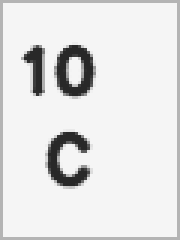
#> input picture data/templates/10_clubs.png, 60 x 80 px (shown 3 times larger); its folder holds only this picture in this run
$ python demo_detection.py
#> lines starting #> are read from the running program, lines starting #| are printed output that depends on the picture; after the words box and inside, x2 and y2 are one past the last pixel; in counts of white or black regions, pixels touching at a corner belong together
### src/detection/template_matcher.py
"""Template-based card detection using OpenCV matchTemplate.

Loads card reference templates from a directory and matches them
against input frames to detect playing cards.  Supports multi-scale
matching, configurable IoU-based NMS, and optional colour matching.
"""

from __future__ import annotations

import logging
from pathlib import Path

import cv2
import numpy as np

from src.detection.card import DetectedCard, Rank, Suit

logger = logging.getLogger(__name__)

# Mapping from filename components to enums
_RANK_MAP: dict[str, Rank] = {
    "2": Rank.TWO,
    "3": Rank.THREE,
    "4": Rank.FOUR,
    "5": Rank.FIVE,
    "6": Rank.SIX,
    "7": Rank.SEVEN,
    "8": Rank.EIGHT,
    "9": Rank.NINE,
    "10": Rank.TEN,
    "jack": Rank.JACK,
    "queen": Rank.QUEEN,
    "king": Rank.KING,
    "ace": Rank.ACE,
}

_SUIT_MAP: dict[str, Suit] = {
    "hearts": Suit.HEARTS,
    "diamonds": Suit.DIAMONDS,
    "clubs": Suit.CLUBS,
    "spades": Suit.SPADES,
}


# [33 lines left out: function _compute_iou, not called in this run]


def _non_max_suppression(
    detections: list[DetectedCard],
    iou_threshold: float = 0.3,
) -> list[DetectedCard]:
    """Filter overlapping detections, keeping the highest-confidence one.

    Args:
        detections: List of detected cards to filter.
        iou_threshold: IoU threshold above which detections are suppressed.

    Returns:
        Filtered list of detected cards.
    """
    if not detections:
        return []

    # Sort by confidence descending
    sorted_dets = sorted(detections, key=lambda d: d.confidence, reverse=True)
    kept: list[DetectedCard] = []

    for det in sorted_dets:
        suppress = False
        for kept_det in kept:
            if _compute_iou(det.bounding_box, kept_det.bounding_box) > iou_threshold:
                suppress = True
                break
        if not suppress:
            kept.append(det)

    return kept


# [19 lines left out: function _calibrate_confidence, not called in this run]


class TemplateMatcher:
    """Card detection engine using OpenCV template matching.

    Supports loading templates from flat or multi-scale directory
    layouts, running matching in grayscale or colour mode, and
    applying configurable non-maximum suppression.

    Attributes:
        templates: Mapping of ``(Rank, Suit)`` to list of grayscale
            template arrays (one per loaded scale).
        color_templates: Mapping of ``(Rank, Suit)`` to list of BGR
            template arrays (populated only when colour matching is used).
    """

    def __init__(
        self,
        template_dir: str | Path,
        *,
        multiscale: bool = False,
    ) -> None:
        """Initialize the matcher by loading templates from a directory.

        Args:
            template_dir: Path to directory containing template images.
                Expected naming: ``{rank}_{suit}.png`` (e.g.,
                ``ace_spades.png``).  When *multiscale* is ``True``,
                subdirectories named by scale (``small/``, ``medium/``,
                ``large/``) are also scanned.
            multiscale: If ``True``, load templates from scale
                subdirectories as well.

        Raises:
            FileNotFoundError: If the template directory does not exist.
        """
        self.template_dir = Path(template_dir)
        if not self.template_dir.is_dir():
            raise FileNotFoundError(
                f"Template directory not found: {self.template_dir}"
            )

        self.templates: dict[tuple[Rank, Suit], list[np.ndarray]] = {}
        self.color_templates: dict[tuple[Rank, Suit], list[np.ndarray]] = {}
        self._multiscale = multiscale
        self._load_templates()

    # ------------------------------------------------------------------
    # Template loading
    # ------------------------------------------------------------------

    def _load_templates(self) -> None:
        """Load PNG template images from the template directory."""
        loaded = self._load_from_dir(self.template_dir)

        if self._multiscale:
            for subdir in sorted(self.template_dir.iterdir()):
                if subdir.is_dir():
                    loaded += self._load_from_dir(subdir)

        logger.info(
            "Loaded %d card template images from %s (multiscale=%s)",
            loaded, self.template_dir, self._multiscale,
        )

    def _load_from_dir(self, directory: Path) -> int:
        """Load templates from a single directory.

        Returns:
            Number of templates loaded from this directory.
        """
        loaded = 0
        for path in sorted(directory.glob("*.png")):
            stem = path.stem
            parts = stem.rsplit("_", 1)
            if len(parts) != 2:
                logger.warning("Skipping unrecognized template file: %s", path.name)
                continue

            rank_str, suit_str = parts
            rank = _RANK_MAP.get(rank_str)
            suit = _SUIT_MAP.get(suit_str)

            if rank is None or suit is None:
                logger.warning("Skipping unrecognized template file: %s", path.name)
                continue

            color_img = cv2.imread(str(path), cv2.IMREAD_COLOR)
            if color_img is None:
                logger.warning("Failed to read template image: %s", path)
                continue

            gray_img = cv2.cvtColor(color_img, cv2.COLOR_BGR2GRAY)

            key = (rank, suit)
            self.templates.setdefault(key, []).append(gray_img)
            self.color_templates.setdefault(key, []).append(color_img)
            loaded += 1

        return loaded

    # ------------------------------------------------------------------
    # Detection
    # ------------------------------------------------------------------

    def detect_cards(
        self,
        frame: np.ndarray,
        threshold: float = 0.8,
        iou_threshold: float = 0.3,
        *,
        use_color: bool = False,
        calibrate: bool = False,
    ) -> list[DetectedCard]:
        """Detect cards in a frame using template matching.

        When multi-scale templates are loaded each scale variant is
        tried and the best match across scales is kept (NMS removes
        duplicate detections at overlapping positions).

        Args:
            frame: Input image as a BGR (or grayscale) numpy array.
            threshold: Minimum raw confidence score to consider a match
                (0.0-1.0).  When *calibrate* is ``True`` this is
                applied after calibration.
            iou_threshold: IoU threshold for non-maximum suppression.
            use_color: If ``True`` match against colour templates
                (slower but may improve accuracy for suits).
            calibrate: If ``True`` apply confidence calibration to
                raw matchTemplate scores before thresholding.

        Returns:
            List of detected cards sorted by confidence descending.
        """
        if frame.size == 0 or not self.templates:
            return []

        # Prepare frame in the appropriate colour space
        if use_color:
            if len(frame.shape) == 2:
                frame_match = cv2.cvtColor(frame, cv2.COLOR_GRAY2BGR)
            else:
                frame_match = frame
            template_source = self.color_templates
        else:
            if len(frame.shape) == 3:
                frame_match = cv2.cvtColor(frame, cv2.COLOR_BGR2GRAY)
            else:
                frame_match = frame
            template_source = self.templates

        detections: list[DetectedCard] = []

        for (rank, suit), tmpl_list in template_source.items():
            for template in tmpl_list:
                new_dets = self._match_single_template(
                    frame_match, template, rank, suit,
                    threshold=threshold,
                    calibrate=calibrate,
                )
                detections.extend(new_dets)

        filtered = _non_max_suppression(detections, iou_threshold=iou_threshold)
        return sorted(filtered, key=lambda d: d.confidence, reverse=True)

    def _match_single_template(
        self,
        frame: np.ndarray,
        template: np.ndarray,
        rank: Rank,
        suit: Suit,
        *,
        threshold: float,
        calibrate: bool,
    ) -> list[DetectedCard]:
        """Run matchTemplate for one template image.

        Args:
            frame: Prepared frame (grayscale or BGR matching template).
            template: Template image array.
            rank: Rank of the card this template represents.
            suit: Suit of the card this template represents.
            threshold: Minimum score to keep.
            calibrate: Whether to apply confidence calibration.

        Returns:
            List of raw (pre-NMS) detections.
        """
        th, tw = template.shape[:2]
        fh, fw = frame.shape[:2]

        if th > fh or tw > fw:
            return []

        method = cv2.TM_CCOEFF_NORMED
        result = cv2.matchTemplate(frame, template, method)

        locations = np.where(result >= (0.5 if calibrate else threshold))
        dets: list[DetectedCard] = []

        for y, x in zip(locations[0], locations[1]):
            raw_score = float(result[y, x])
            if calibrate:
                confidence = _calibrate_confidence(raw_score, method)
            else:
                confidence = raw_score

            if confidence < threshold:
                continue

            dets.append(
                DetectedCard(
                    rank=rank,
                    suit=suit,
                    confidence=confidence,
                    bounding_box=(int(x), int(y), tw, th),
                )
            )

        return dets

    # [54 lines left out: function detect_in_region, not called in this run]

### src/detection/card.py
"""Card data models for the detection subsystem.

Defines enums for card suits and ranks, plus dataclasses for
representing detected cards with confidence scores and locations.
"""

from __future__ import annotations

from dataclasses import dataclass
from enum import Enum


class Suit(Enum):
    """Playing card suits."""

    HEARTS = "hearts"
    DIAMONDS = "diamonds"
    CLUBS = "clubs"
    SPADES = "spades"

    @property
    def symbol(self) -> str:
        """Return Unicode symbol for the suit."""
        symbols = {
            Suit.HEARTS: "\u2665",
            Suit.DIAMONDS: "\u2666",
            Suit.CLUBS: "\u2663",
            Suit.SPADES: "\u2660",
        }
        return symbols[self]

    @property
    def color(self) -> tuple[int, int, int]:
        """Return BGR color tuple for the suit."""
        if self in (Suit.HEARTS, Suit.DIAMONDS):
            return (0, 0, 200)  # Red in BGR
        return (0, 0, 0)  # Black in BGR


class Rank(Enum):
    """Playing card ranks."""

    TWO = "2"
    THREE = "3"
    FOUR = "4"
    FIVE = "5"
    SIX = "6"
    SEVEN = "7"
    EIGHT = "8"
    NINE = "9"
    TEN = "10"
    JACK = "J"
    QUEEN = "Q"
    KING = "K"
    ACE = "A"


@dataclass(frozen=True)
class Card:
    """A playing card with suit and rank.

    Attributes:
        rank: The card's rank (2-A).
        suit: The card's suit (hearts, diamonds, clubs, spades).
    """

    rank: Rank
    suit: Suit

    def __str__(self) -> str:
        return f"{self.rank.value}{self.suit.symbol}"

    # [19 lines left out: function name, not called in this run]


@dataclass(frozen=True)
class DetectedCard:
    """A card detected in a frame with location and confidence.

    Attributes:
        rank: The card's rank.
        suit: The card's suit.
        confidence: Match confidence score (0.0 to 1.0).
        bounding_box: Location as (x, y, width, height) in pixels.
    """

    rank: Rank
    suit: Suit
    confidence: float
    bounding_box: tuple[int, int, int, int]

    # [11 lines left out: functions card, __str__, not called in this run]

### src/detection/generate_templates.py
"""Generate synthetic card template images for template matching.

Creates recognizable card images for all 52 cards at multiple scales
and saves them to ``data/templates/``. Each template is a white rectangle
with a black border, rank text in the top-left corner, and a colored
suit symbol.  Anti-aliased rendering and slight Gaussian blur improve
match robustness against real-world screenshots.

Usage:
    python -m src.detection.generate_templates
"""

from __future__ import annotations

import logging
from dataclasses import dataclass
from pathlib import Path

import cv2
import numpy as np

from src.detection.card import Card, Rank, Suit

logger = logging.getLogger(__name__)

# ---------------------------------------------------------------------------
# Scale presets
# ---------------------------------------------------------------------------

@dataclass(frozen=True)
class TemplateScale:
    """Defines a named size preset for card templates.

    Attributes:
        name: Human-readable label (e.g. ``"small"``).
        width: Template width in pixels.
        height: Template height in pixels.
    """

    name: str
    width: int
    height: int


SCALES: tuple[TemplateScale, ...] = (
    TemplateScale("small", 40, 54),
    TemplateScale("medium", 60, 80),
    TemplateScale("large", 90, 120),
)

# Default (medium) dimensions kept for backwards compatibility
TEMPLATE_WIDTH = 60
TEMPLATE_HEIGHT = 80


def _render_card_at_size(card: Card, width: int, height: int) -> np.ndarray:
    """Render a synthetic card image at the given pixel size.

    The card has a white background, thin black border, rank + suit text
    drawn with anti-aliasing, and a light Gaussian blur to smooth edges.

    Args:
        card: Card identity to render.
        width: Output width in pixels.
        height: Output height in pixels.

    Returns:
        BGR numpy array of shape ``(height, width, 3)``.
    """
    img = np.ones((height, width, 3), dtype=np.uint8) * 255

    # Black border (thickness scales with size)
    border = max(1, int(round(width / 30)))
    cv2.rectangle(img, (0, 0), (width - 1, height - 1), (0, 0, 0), border)

    color = card.suit.color
    rank_text = card.rank.value
    suit_text = card.suit.symbol
    font = cv2.FONT_HERSHEY_SIMPLEX

    # Scale factors relative to medium (60x80)
    sx = width / 60.0
    sy = height / 80.0
    s = min(sx, sy)

    # --- Top-left rank + suit (corner index) ---
    rank_scale = 0.6 * s if len(rank_text) == 1 else 0.5 * s
    rank_thickness = max(1, int(round(2 * s)))
    cv2.putText(
        img, rank_text,
        (int(5 * sx), int(20 * sy)),
        font, rank_scale, color, rank_thickness, cv2.LINE_AA,
    )
    cv2.putText(
        img, suit_text,
        (int(5 * sx), int(40 * sy)),
        font, 0.5 * s, color, max(1, int(round(s))), cv2.LINE_AA,
    )

    # --- Centre rank + suit (for robust matching) ---
    centre_rank_scale = (0.7 if len(rank_text) == 1 else 0.55) * s
    cv2.putText(
        img, rank_text,
        (int(18 * sx), int(55 * sy)),
        font, centre_rank_scale, color, rank_thickness, cv2.LINE_AA,
    )
    cv2.putText(
        img, suit_text,
        (int(20 * sx), int(72 * sy)),
        font, 0.6 * s, color, max(1, int(round(s))), cv2.LINE_AA,
    )

    # Light Gaussian blur for anti-aliasing / edge smoothing
    ksize = 3 if width <= 50 else 5
    img = cv2.GaussianBlur(img, (ksize, ksize), 0)

    return img


def generate_card_template(card: Card) -> np.ndarray:
    """Generate a synthetic card template image at the default (medium) size.

    Args:
        card: The card to generate a template for.

    Returns:
        BGR numpy array of the card template image (80 x 60).
    """
    return _render_card_at_size(card, TEMPLATE_WIDTH, TEMPLATE_HEIGHT)


# [83 lines left out: functions generate_all_templates, generate_multiscale_templates, main, not called in this run]


# [2 lines that do not run on import are left out]

### src/detection/demo_detection.py
"""Demo script for template-based card detection.

Generates a synthetic poker table image with cards placed on a green
background, runs template matching, prints results, and saves an
annotated image with bounding boxes.

Usage:
    python -m src.detection.demo_detection
"""

from __future__ import annotations

import logging
from pathlib import Path

import cv2
import numpy as np

from src.detection.card import Card, Rank, Suit
from src.detection.generate_templates import (
    generate_all_templates,
    generate_card_template,
)
from src.detection.template_matcher import TemplateMatcher

logger = logging.getLogger(__name__)

# Table dimensions
TABLE_WIDTH = 800
TABLE_HEIGHT = 500


def create_poker_table(
    cards: list[tuple[Card, int, int]],
) -> np.ndarray:
    """Generate a synthetic poker table image with cards placed on it.

    Args:
        cards: List of (Card, x_position, y_position) tuples specifying
            which cards to place and where.

    Returns:
        BGR numpy array of the synthetic table image.
    """
    # Green felt background
    table = np.zeros((TABLE_HEIGHT, TABLE_WIDTH, 3), dtype=np.uint8)
    table[:] = (34, 120, 50)  # Dark green in BGR

    # Draw table oval
    center = (TABLE_WIDTH // 2, TABLE_HEIGHT // 2)
    cv2.ellipse(table, center, (350, 200), 0, 0, 360, (40, 140, 60), -1)
    cv2.ellipse(table, center, (350, 200), 0, 0, 360, (20, 80, 30), 3)

    # Place cards on the table
    for card, x, y in cards:
        template = generate_card_template(card)
        h, w = template.shape[:2]

        # Ensure card fits within table bounds
        if y + h > TABLE_HEIGHT or x + w > TABLE_WIDTH:
            continue

        table[y : y + h, x : x + w] = template

    return table


def annotate_frame(
    frame: np.ndarray,
    detections: list,
) -> np.ndarray:
    """Draw bounding boxes and labels on detected cards.

    Args:
        frame: The original BGR frame.
        detections: List of DetectedCard objects.

    Returns:
        Annotated copy of the frame.
    """
    annotated = frame.copy()

    for det in detections:
        x, y, w, h = det.bounding_box
        # Green bounding box
        cv2.rectangle(annotated, (x, y), (x + w, y + h), (0, 255, 0), 2)
        # Label
        label = f"{det.rank.value}{det.suit.symbol} {det.confidence:.2f}"
        cv2.putText(
            annotated, label, (x, y - 5),
            cv2.FONT_HERSHEY_SIMPLEX, 0.5, (0, 255, 0), 1, cv2.LINE_AA,
        )

    return annotated


def main() -> None:
    """Run the card detection demo."""
    logging.basicConfig(level=logging.INFO, format="%(levelname)s: %(message)s")

    project_root = Path(__file__).resolve().parent.parent.parent
    template_dir = project_root / "data" / "templates"
    output_dir = project_root / "data"

    # Ensure templates exist
    if not list(template_dir.glob("*.png")):
        print("Generating card templates...")
        generate_all_templates(template_dir)

    # Define cards to place on the table
    demo_cards = [
        (Card(Rank.ACE, Suit.SPADES), 300, 200),
        (Card(Rank.KING, Suit.HEARTS), 380, 200),
        (Card(Rank.QUEEN, Suit.DIAMONDS), 460, 200),
        (Card(Rank.TEN, Suit.CLUBS), 200, 300),
        (Card(Rank.SEVEN, Suit.HEARTS), 540, 200),
    ]

    print("Creating synthetic poker table...")
    table_image = create_poker_table(demo_cards)
#> in create_poker_table, `cv2.ellipse(table, center, (350, 200), 0, 0, 360, (40, 140, 60), -1)`:
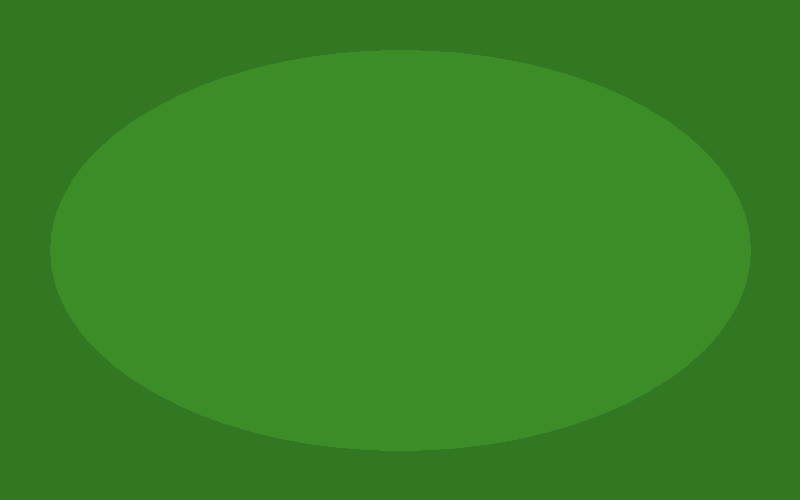
#> table: shape (500, 800, 3); mean of channels 0, 1, 2 37.3, 131, 55.5; drawn as B, G, R
#> in create_poker_table, `cv2.ellipse(table, center, (350, 200), 0, 0, 360, (20, 80, 30), 3)`:
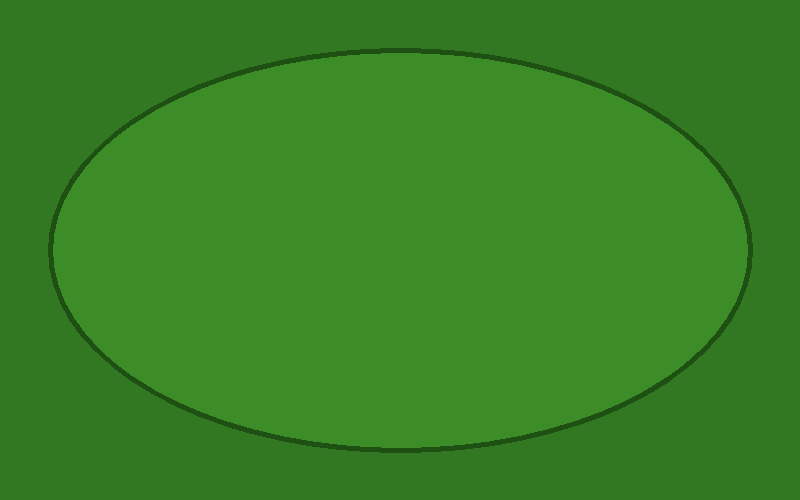
#> table: shape (500, 800, 3); 2.19% of pixels changed, all inside (x1, y1, x2, y2) = (48, 48, 753, 453); drawn as B, G, R
#> after the loop in create_poker_table, `for card, x, y in cards:`:
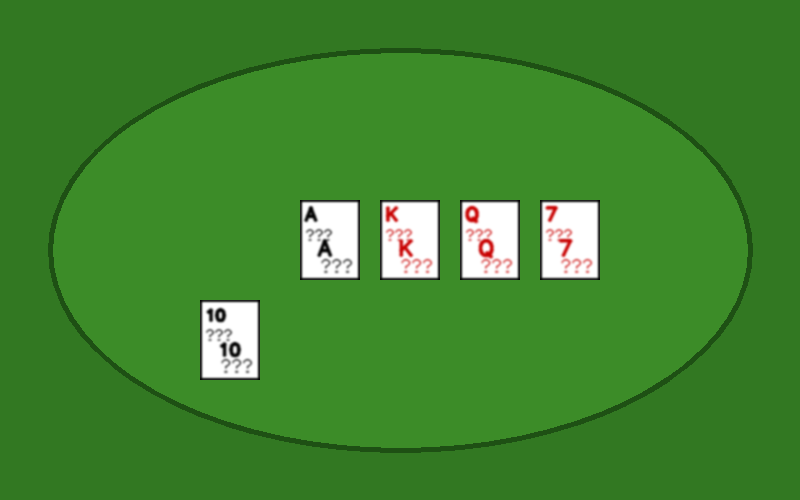
#> table: shape (500, 800, 3); 6% of pixels changed, all inside (x1, y1, x2, y2) = (200, 200, 600, 380); drawn as B, G, R

    # Run detection
    print("Running template matching...")
    matcher = TemplateMatcher(template_dir)
#> in _load_from_dir, color_img is the input picture: shape (80, 60, 3); min 40, max 245, mean 226.9
    detections = matcher.detect_cards(table_image, threshold=0.8)
#> in detect_cards, `frame_match = cv2.cvtColor(frame, cv2.COLOR_BGR2GRAY)`:
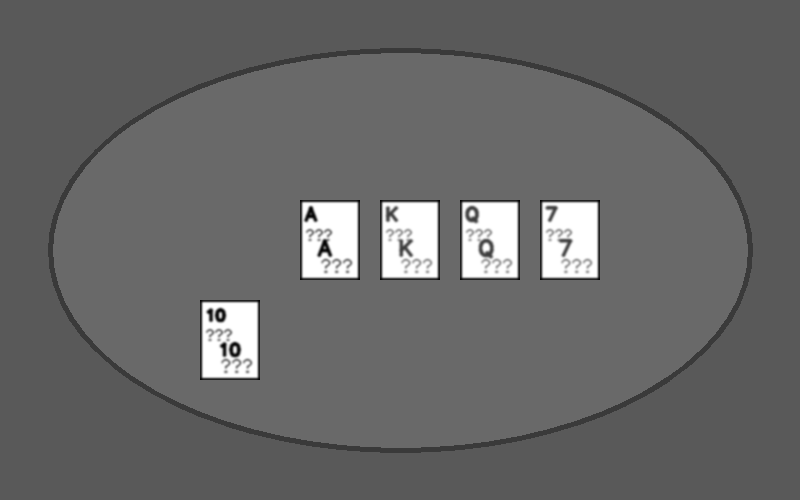
#> frame_match: shape (500, 800); min 4, max 255, mean 103.1
#> in detect_cards, `template_source = self.templates`: template_source = 1 item
#> the loop in detect_cards, `for (rank, suit), tmpl_list in template_source.items():` made 1 pass
#> pass 1, in _match_single_template, `result = cv2.matchTemplate(frame, template, method)`:
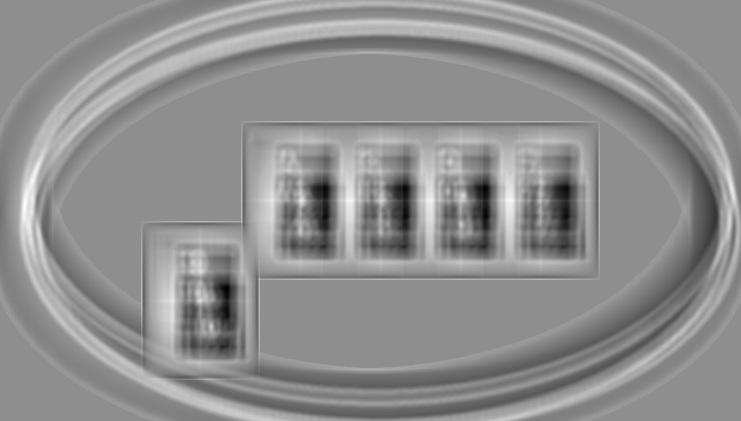
#> result: shape (421, 741) float32; min -0.371, max 0.292, mean 0.000879; drawn with min black and max white
#> after the loop in detect_cards, `for (rank, suit), tmpl_list in template_source.items():`: detections = []
#> detections = []

    # Print results
    print(f"\nDetected {len(detections)} card(s):")
#| Detected 0 card(s):
    for det in detections:
        print(f"  {det}")
#> this loop made 0 passes

    # Save annotated image
    annotated = annotate_frame(table_image, detections)
    output_path = output_dir / "demo_detection_result.png"
    cv2.imwrite(str(output_path), annotated)
    print(f"\nAnnotated image saved to {output_path}")


if __name__ == "__main__":
    main()
